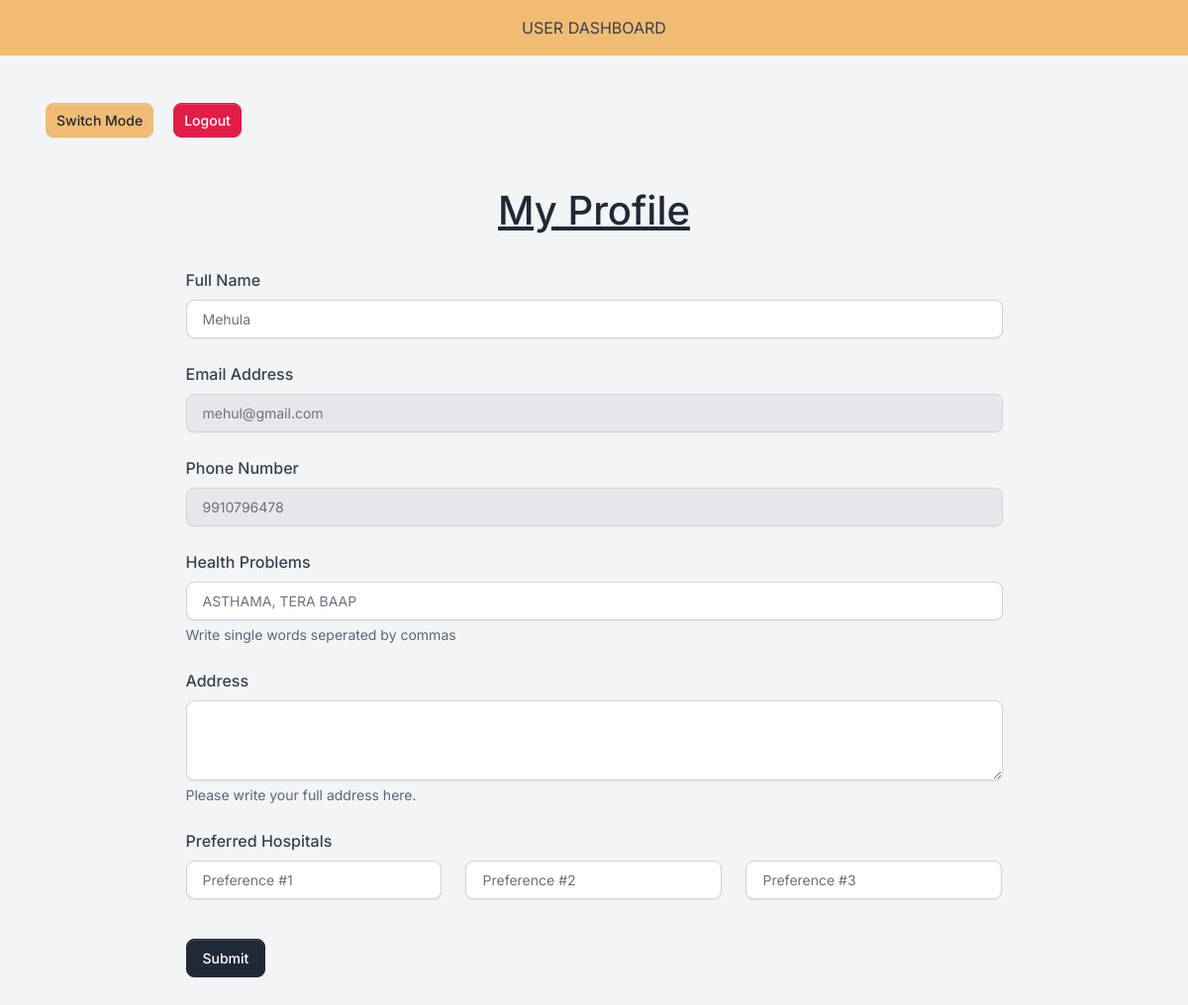
The app's page /dashboard/user/ (signed in) with its own data.
### tables this page shows
CREATE TABLE `user` (
  `id` int(11) NOT NULL,
  `name` varchar(255) NOT NULL,
  `email` varchar(255) NOT NULL,
  `phone` varchar(10) NOT NULL,
  `password` varchar(255) NOT NULL,
  `age` varchar(3) NOT NULL,
  `health_problems` mediumtext NOT NULL,
  `address` text NOT NULL,
  `ph_1` int(11) NOT NULL,
  `ph_2` int(11) NOT NULL,
  `ph_3` int(11) NOT NULL
);

### dashboard/functions.inc.php (called while the page is built, shortened)
<?php
$conn = new mysqli('localhost', 'root', '', 'innovate-trix') or die(mysqli_errno());
function userProfile() {
    global $conn;
    $sessUserId = $_SESSION['user_id'];
    $rows = array();
    $stmt = $conn->prepare("SELECT * FROM `user` WHERE `id` = ?");
    $stmt->bind_param('i', $sessUserId);
    $stmt->execute();
    if($stmt) {
        $result = $stmt->get_result();
        if($result) {
            while($row = $result->fetch_assoc()) {
                array_push($rows, $row);
            }
            return $rows;
        }
    }
}
?>

### dashboard/user/index.php (the view, shortened to what this page needs)
<?php
    include '../functions.inc.php';
?>
<!DOCTYPE html>
<html lang="en">
<head>
    <link rel="stylesheet" href="../css/bootstrap.css" />
</head>
<nav class="py-3 bg-secondary">
    <center><div><span>USER DASHBOARD</span></div></center>
</nav>
<body class="bg-light">
    <div class="container mt-5">
    <div><a class="btn btn-sm btn-secondary" href="emergency-mode.php" style="margin-right: 20px;">Switch Mode</a><button class="btn btn-sm btn-danger" onclick="document.getElementById('logout-user-form').submit()">Logout</button></div>
        <div class="row justify-content-center">
            <div class="col-md-9">
                <div class="profile-page pt-5">
                    <h1 class="text-center"><u>My Profile</u></h1><br>
                    <form action="" method="POST">
                        <?php
                            $profiles = userProfile();
                            foreach($profiles as $profile) {
                        ?>
                        <div class="mb-4">
                            <label class="form-label">Full Name</label>
                            <input type="text" class="form-control" name="name" value="<?php echo isset($_POST['submit']) && isset($_POST['name']) ? $_POST['name'] : $profile['name']; ?>" />
                        </div>
                        <div class="mb-4">
                            <label class="form-label">Email Address</label>
                            <input type="email" class="form-control" disabled value="<?php echo $profile['email']; ?>" />
                        </div>
                        <div class="mb-4">
                            <label class="form-label">Phone Number</label>
                            <input type="text" class="form-control" disabled value="<?php echo $profile['phone']; ?>" />
                        </div>
                        <div class="mb-4">
                            <label class="form-label">Health Problems</label>
                            <input type="text" name="health_problems" class="form-control"
                                value="<?php echo isset($_POST['submit']) && isset($_POST['health_problems']) ? $_POST['health_problems'] : $profile['health_problems']; ?>" />
                            <div id="emailHelp" class="form-text">Write single words seperated by commas</div>
                        </div>
                        <div class="mb-4">
                            <label class="form-label">Address</label>
                            <textarea name="address" rows="3" cols="2" class="form-control"><?php echo isset($_POST['submit']) && isset($_POST['address']) ? $_POST['address'] : $profile['address']; ?></textarea>
                            <div id="emailHelp" class="form-text">Please write your full address here.</div>
                        </div>
                        <?php }
                        ?>
                        <div class="row">
                            <div class="col-md-4">
                                <div class="mb-3">
                                    <label class="form-label">Preferred Hospitals</label>
                                    <select class="form-control" name="ph1">
                                        <option value="" selected disabled>Preference #1</option>
                                    </select>
                                </div>
                            </div>
                            <div class="col-md-4">
                                <div class="mb-3">
                                    <label class="form-label">&nbsp;</label>
                                    <select class="form-control" name="ph2">
                                        <option value="" selected disabled>Preference #2</option>
                                    </select>
                                </div>
                            </div>
                            <div class="col-md-4">
                                <div class="mb-3">
                                    <label class="form-label">&nbsp;</label>
                                    <select class="form-control" name="ph3">
                                        <option value="" selected disabled>Preference #3</option>
                                    </select>
                                </div>
                            </div>
                        </div>
                </div>
                <br>
                <button type="submit" name="submit" class="btn btn-primary">Submit</button>
                <br><br>
            </div>
        </div>
    </div>
</body>
</html>

### records on screen
user: name "Mehula", email "mehul@gmail.com", phone "9910796478", health_problems "ASTHAMA, TERA BAAP"
